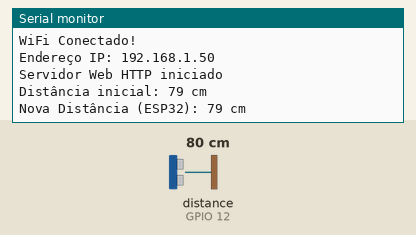
A program run on a simulated ESP32. Parts: the last lines printed to the serial monitor. Wiring (inferred from the names in the program): ultrasonic range finder: trigger GPIO 4; echo GPIO 12. The inputs (shaded band) are chosen by the test bench; at power-on: distance to the obstacle (sensor on GPIO 12) 80 cm. The echo pulse lasts 58.3 µs per cm; WiFi joins after 1.5 s; servers stay silent unless stated.

Above: at 2.7 s.
2.8 s: distance to the obstacle (sensor on GPIO 12) set to 2 cm
At 4.2 s:
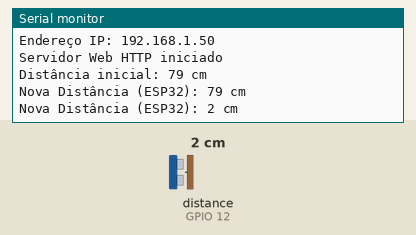
4.3 s: distance to the obstacle (sensor on GPIO 12) set to 4 cm
At 6.9 s:
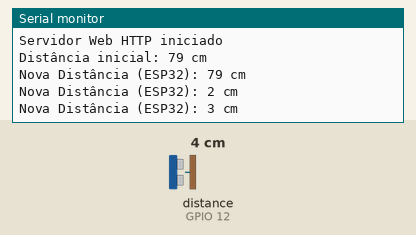
Timing chart, 0 to 8.4 s (numbered marks = the images above; inputs shaded):
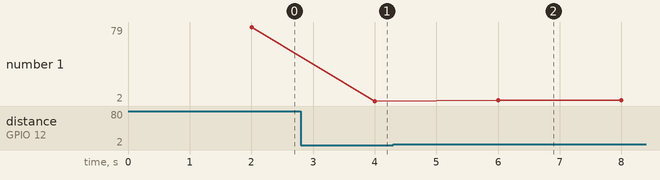

Measured:
- after the input at 2.8 s, the serial monitor: prints a new line after 1.2 s (image 1)
- after the input at 4.3 s, the serial monitor: prints a new line after 1.7 s (image 2)
- plotted number 1: 79 → 2 after the input at 2.8 s, 2 → 3 after the input at 4.3 s

The program:

main.cpp
```cpp
#include <WiFi.h>
#include <WebServer.h>

// Substitua pelas suas credenciais de rede Wi-Fi
const char* ssid = "Vodafone-ACD044"; // <<<<<<<<<<<<< Mude para o nome da sua rede WiFi
const char* password = "nopass"; // <<<<<<<<<<<<< Mude para a senha da sua rede WiFi (deixe vazio "" se não tiver senha)

// --- Pinos GPIO para o Sensor Ultrassónico HC-SR04 ---
// Com base no seu diagrama de pinos que você enviou anteriormente:
// GPIO 4 é o pino "4" no lado direito.
// GPIO 12 é o pino "12" no lado direito.
const int TRIG_PIN = 4;   // Pino TRIG do sensor HC-SR04 -> GPIO 4 do ESP32
const int ECHO_PIN = 12;  // Pino ECHO do sensor HC-SR04 -> GPIO 12 do ESP32 (ATENÇÃO: COM DIVISOR DE TENSÃO!)

// Variável para armazenar o valor atual do sensor (distância)
int valordosensor = 0; // Usaremos esta variável para a distância em cm

// Variáveis para controlar o tempo da atualização do sensor e da página
unsigned long update_sensor_timer = 0; // Usado para controlar a leitura e a atualização da página
const long updateInterval = 2000;      // Intervalo de 2 segundos (2000 milissegundos) para atualizar a página

// Cria o objeto do servidor web na porta 80
WebServer server(80);

// --- Declaração de funções (Forward declarations) ---
void handleRoot();

// --- Funções de Leitura do Sensor HC-SR04 ---

// Função para ler o sensor ultrassónico HC-SR04 e retornar a distância em cm
long readUltrasonicSensorCm() {
  // Limpa o TRIG_PIN para garantir um estado LOW
  digitalWrite(TRIG_PIN, LOW);
  delayMicroseconds(2); // Pequeno atraso

  // Envia um pulso de 10us no TRIG_PIN para iniciar a medição
  digitalWrite(TRIG_PIN, HIGH);
  delayMicroseconds(10);
  digitalWrite(TRIG_PIN, LOW);

  // Lê a duração do pulso no ECHO_PIN (tempo que o som levou para ir e voltar)
  // pulseIn() retorna 0 se não houver pulso dentro do timeout (20000 microsegundos = 20ms)
  long duration = pulseIn(ECHO_PIN, HIGH, 20000); // Variável local para duration

  // Se o pulso não for recebido (duração 0) ou for muito alto (fora do alcance),
  // retorna um valor máximo ou um valor de erro (e.g., 400cm, limite do HC-SR04).
  if (duration == 0 || duration > 23529) { // 23529us corresponde a ~400cm (limite teórico do HC-SR04)
      return 400; // Retorna 400cm como "fora de alcance" ou erro
  }

  // Calcula a distância: (duração do pulso em microssegundos * velocidade do som em cm/us) / 2 (ida e volta)
  // Velocidade do som no ar é aproximadamente 0.034 cm/us (ou 340 m/s)
  int calculatedDistance = duration * 0.034 / 2; // Variável local para a distância

  // Garante que a distância não seja menor que 2cm (limite mínimo do HC-SR04)
  if (calculatedDistance < 2) {
      return 2;
  }
  return calculatedDistance;
}

// --- Handler para a URL raiz ("/") ---
// Esta função irá gerar e enviar a página web com o valor atual do sensor.
void handleRoot() {
  // --- HTML dentro de um Raw String Literal ---
  // A tag <meta charset="UTF-8"> é crucial para exibir caracteres especiais corretamente.
  const char* htmlTemplate = R"raw_html(
<!DOCTYPE html>
<html>
<head>
<meta name="viewport" content="width=device-width, initial-scale=1">
<meta charset="UTF-8">  <title>ESP32 Sensor de Distância</title>
<style>
  html { font-family: Helvetica; display: inline-block; margin: 0px auto; text-align: center;}
  h1 { color: #007bff; padding: 2vh;}
  p { font-size: 24px; margin-top: 20px; }
  strong { color: #e74c3c; font-size: 48px; display: block; margin-top: 10px;}
</style>
<script>
  // JavaScript para forçar a recarga da página a cada 2 segundos
  // ISSO É ESSENCIAL PARA O NAVEGADOR PEDIR A PÁGINA NOVAMENTE E VER A ATUALIZAÇÃO
  setTimeout(function(){ location.reload(); }, 2000);
</script>
</head>
<body>
<h1>Diogo Otero ------- ESP32 Sensor de Distância</h1>
<p>Distância: <strong>%SENSOR_VALUE% cm</strong></p>
</body>
</html>
)raw_html"; // Fim do raw string literal, com o mesmo delimitador

  // Copia o template para um objeto String para poder fazer a substituição
  String finalHtml = String(htmlTemplate);

  // Substitui o placeholder pelo valor atual do sensor (distância)
  finalHtml.replace("%SENSOR_VALUE%", String(valordosensor));

  // Envia a página HTML para o navegador
  server.send(200, "text/html", finalHtml);
}

void setup() {
  Serial.begin(115200);
  Serial.println("\nIniciando ESP32 Web Server com Sensor de Distância HC-SR04...");

  // Inicializa os pinos do sensor ultrassónico
  // TRIG_PIN como SAÍDA (para enviar o pulso)
  // ECHO_PIN como ENTRADA (para receber o pulso de retorno)
  pinMode(TRIG_PIN, OUTPUT);
  pinMode(ECHO_PIN, INPUT);

  // Conecta ao Wi-Fi
  Serial.print("Conectando ao WiFi ");
  Serial.println(ssid);
  WiFi.begin(ssid, password);
  while (WiFi.status() != WL_CONNECTED) {
    delay(500);
    Serial.print(".");
  }
  Serial.println("\nWiFi Conectado!");
  Serial.print("Endereço IP: ");
  Serial.println(WiFi.localIP());

  // Configura o servidor web para lidar com a rota raiz
  server.on("/", handleRoot);

  // Inicia o servidor web
  server.begin();
  Serial.println("Servidor Web HTTP iniciado");

  // Força uma primeira leitura do sensor no início
  valordosensor = readUltrasonicSensorCm();
  Serial.print("Distância inicial: ");
  Serial.print(valordosensor);
  Serial.println(" cm");
}

void loop() {
  // Lida com as requisições HTTP recebidas do cliente (navegador)
  server.handleClient();

  // Controla o tempo para ler o sensor e ATUALIZAR A PÁGINA no navegador
  unsigned long currentMillis = millis();
  if (currentMillis - update_sensor_timer >= updateInterval) {
    update_sensor_timer = currentMillis; // Reseta o timer

    // Lê o novo valor do sensor HC-SR04
    valordosensor = readUltrasonicSensorCm();

    // Imprime no Serial Monitor para depuração
    Serial.print("Nova Distância (ESP32): ");
    Serial.print(valordosensor);
    Serial.println(" cm");

    // handleRoot(); // Esta linha pode ser mantida, mas a recarga VISUAL
                    // da página é impulsionada pelo JavaScript no cliente.
                    // Ela fará o ESP32 gerar a página com o novo valor,
                    // mas o navegador só a exibirá se o JS pedir.
  }
}
```
